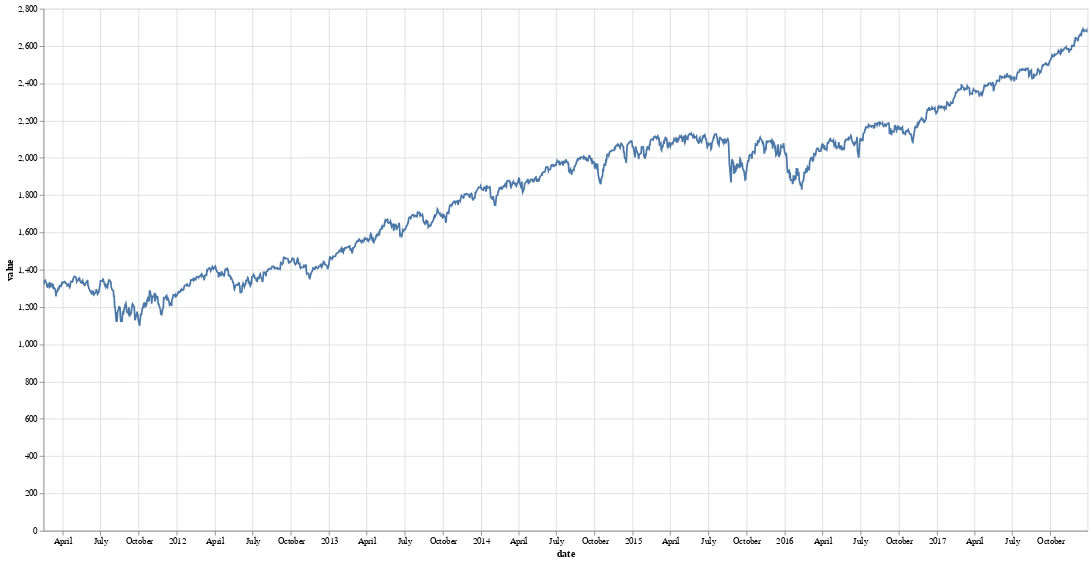

The notebook cell this image was saved under:
### Markdown cell above
## EDA

### Code cell
#Visualize the SP500 Values over time
scales = alt.selection_interval(bind='scales')

alt.Chart(sp).mark_line().encode(
    x='date',
    y='value'
).add_selection(scales).properties(
    width=1200,
    height=600
)
# plt.figure(figsize=(16,8))
# plt.title('SP500 Values over Time')
# plt.xlabel('Date')
# plt.ylabel('SP500 Value')
# plt.plot(sp['date'],sp['value'])
# plt.show()

### Figure 1 — Vega-Lite specification as saved in the notebook (floating-point values rounded to 4 significant figures; data arrays with more than 128 entries replaced by an {"elided": "..."} marker saying what was removed)
{"config": {"view": {"continuousWidth": 400, "continuousHeight": 300}}, "data": {"name": "data-db442812b3fb5cb9662b9199e793c521"}, "mark": "line", "encoding": {"x": {"type": "temporal", "field": "date"}, "y": {"type": "quantitative", "field": "value"}}, "height": 600, "selection": {"selector001": {"type": "interval", "bind": "scales"}}, "width": 1200, "$schema": "https://vega.github.io/schema/vega-lite/v4.8.1.json", "datasets": {"data-db442812b3fb5cb9662b9199e793c521": {"elided": "1795 records"}}}
